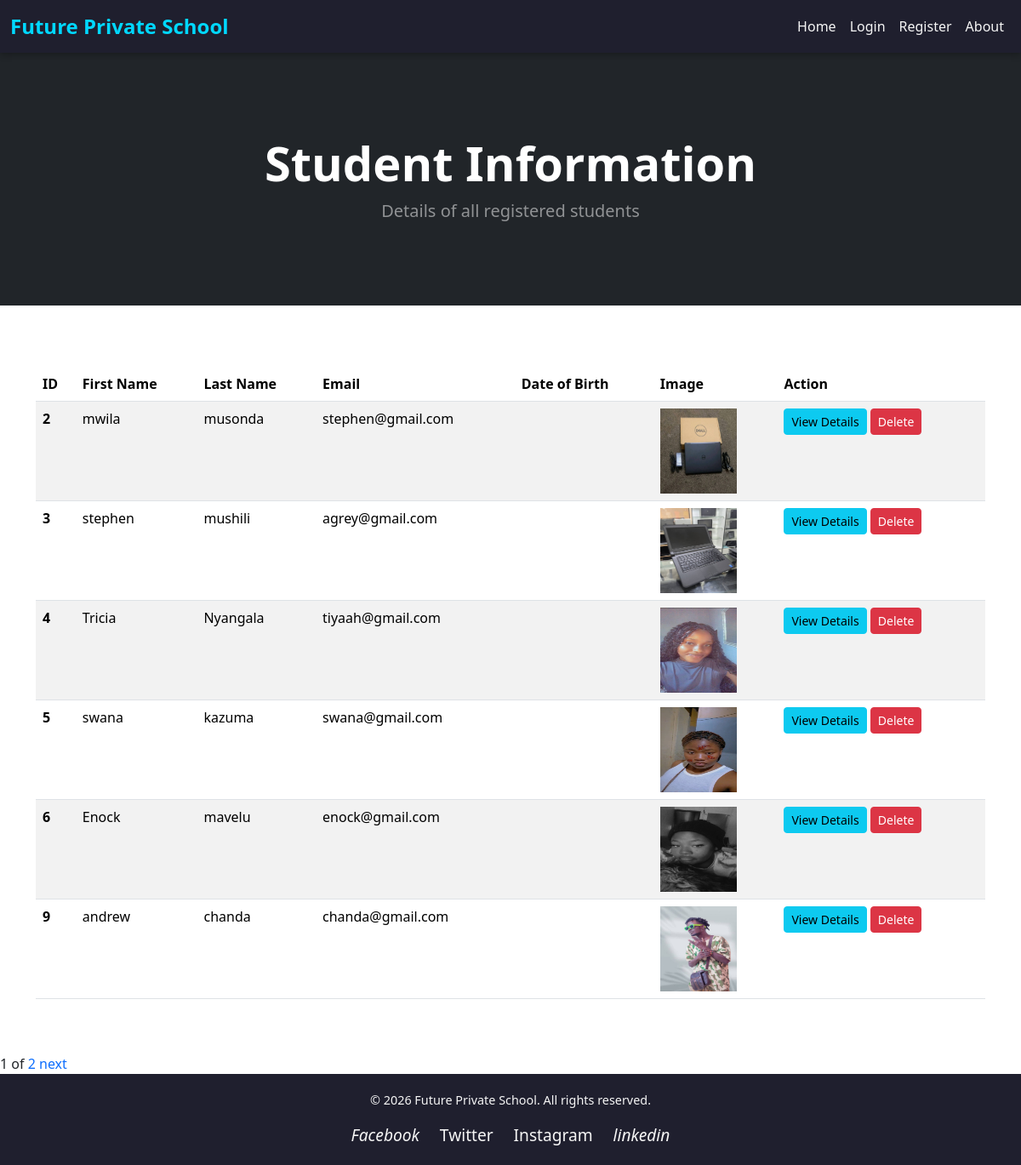
/student_info/, run on the app's committed database.
### student_app/models.py (models this page shows, shortened)
class Student(models.Model):
    user = models.OneToOneField('auth.User', on_delete=models.CASCADE, null=True, blank=True)
    first_name= models.CharField(max_length=30)
    last_name= models.CharField(max_length=30)
    image= models.ImageField(upload_to='images/')
    email= models.EmailField()
    age= models.IntegerField()
    phone= models.CharField(max_length=12)
    courses= models.ManyToManyField(Course, related_name="students")

### student_app/views.py (the view)
# urls.py: path('student_info/', views.student_info, name= 'student_info'),
def student_info(request):
    students= Student.objects.all()
    paginator= Paginator(students, 6)
    page_number= request.GET.get('page')
    page_obj= paginator.get_page(page_number)
    return render(request, 'student_info.html', {
        'students': students,
        'page_obj': page_obj
        })

### student_app/templates/student_info.html (shortened to what this page needs)
{% extends 'base.html' %}
{% load static %}
{% block content %}
    <header class="bg-dark py-5">
        <div class="container px-4 px-lg-5 my-5">
            <div class="text-center text-white">
                <h1 class="display-4 fw-bolder">Student Information</h1>
                <p class="lead fw-normal text-white-50 mb-0">Details of all registered students</p>
            </div>
        </div>
    </header>
    <br><br><br>
    <div class="container">
        <table class="table table-striped">
            <thead>
                <tr>
                    <th scope="col">ID</th>
                    <th scope="col">First Name</th>
                    <th scope="col">Last Name</th>
                    <th scope="col">Email</th>
                    <th scope="col">Date of Birth</th>
                    <th scope="col">Image</th>
                    <th scope="col">Action</th>
                </tr>
            </thead>
            <tbody>
                {% for student in page_obj %}
                <tr>
                    <th scope="row">{{ student.id }}</th>
                    <td>{{ student.first_name }}</td>
                    <td>{{ student.last_name }}</td>
                    <td>{{ student.email }}</td>
                    <td>{{ student.date_of_birth }}</td>
                    <td>
                        {% if student.image %}
                            <img src="{{ student.image.url }}" alt="Student Image" width="90" height="100">
                        {% else %}
                            No Image
                        {% endif %}
                    </td>
                    <td>
                        <a href="{% url 'student_details' student.id %}" class="btn btn-info btn-sm">View Details</a>
                        <a href="{% url 'delete_student' student.id %}" class="btn btn-danger btn-sm">Delete</a>
                    </td>
                </tr>
                {% endfor %}
            </tbody>
        </table>
    </div>
    <br><br>
        {{page_obj.number}} of
    {% if page_obj.has_next %}
        <a href="?page= {{page_obj.paginator.num_of_pages}}">{{page_obj.paginator.num_pages}}</a>
         <a href="?page= {{page_obj.next_page_number}}">next</a>&nbsp;
    {% endif %} <br>
{% endblock %}

### student_app/templates/student_info.html (style rules this page uses)
a { text-decoration: none; }

### data on the page
Student: id "2", first_name "mwila", last_name "musonda", email "stephen@gmail.com", image (picture)
Student: id "3", first_name "stephen", last_name "mushili", email "agrey@gmail.com", image (picture)
Student: id "4", first_name "Tricia", last_name "Nyangala", email "tiyaah@gmail.com", image (picture)
Student: id "5", first_name "swana", last_name "kazuma", email "swana@gmail.com", image (picture)
Student: id "6", first_name "Enock", last_name "mavelu", email "enock@gmail.com", image (picture)
Student: id "9", first_name "andrew", last_name "chanda", email "chanda@gmail.com", image (picture)

### other printed values
{{ page_obj.number }} "1"
{{ page_obj.paginator.num_pages }} "2"
